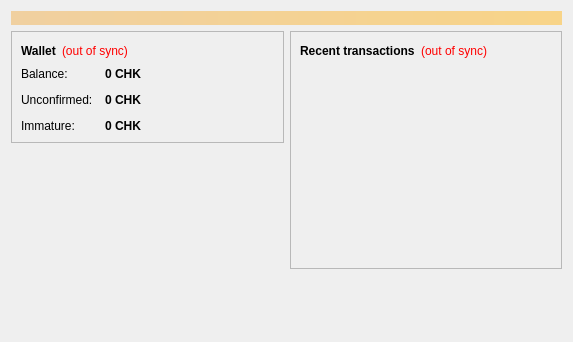
<?xml version="1.0" encoding="UTF-8"?>
<ui version="4.0">
 <class>OverviewPage</class>
 <widget class="QWidget" name="OverviewPage">
  <property name="geometry">
   <rect>
    <x>0</x>
    <y>0</y>
    <width>573</width>
    <height>342</height>
   </rect>
  </property>
  <property name="windowTitle">
   <string>Form</string>
  </property>
  <layout class="QVBoxLayout" name="topLayout">
   <item>
    <widget class="QLabel" name="labelAlerts">
     <property name="visible">
      <bool>false</bool>
     </property>
     <property name="styleSheet">
      <string notr="true">background-color: qlineargradient(x1: 0, y1: 0, x2: 1, y2: 0, stop:0 #F0D0A0, stop:1 #F8D488); color:#000000;</string>
     </property>
     <property name="wordWrap">
      <bool>true</bool>
     </property>
     <property name="margin">
      <number>3</number>
     </property>
    </widget>
   </item>
   <item>
    <layout class="QHBoxLayout" name="horizontalLayout" stretch="1,1">
     <item>
      <layout class="QVBoxLayout" name="verticalLayout_2">
       <item>
        <widget class="QFrame" name="frame">
         <property name="frameShape">
          <enum>QFrame::StyledPanel</enum>
         </property>
         <property name="frameShadow">
          <enum>QFrame::Raised</enum>
         </property>
         <layout class="QVBoxLayout" name="verticalLayout_4">
          <item>
           <layout class="QHBoxLayout" name="horizontalLayout_4">
            <item>
             <widget class="QLabel" name="label_5">
              <property name="font">
               <font>
                <weight>75</weight>
                <bold>true</bold>
               </font>
              </property>
              <property name="text">
               <string>Wallet</string>
              </property>
             </widget>
            </item>
            <item>
             <widget class="QLabel" name="labelWalletStatus">
              <property name="toolTip">
               <string>The displayed information may be out of date. Your wallet automatically synchronizes with the chalk network after a connection is established, but this process has not completed yet.</string>
              </property>
              <property name="styleSheet">
               <string notr="true">QLabel { color: red; }</string>
              </property>
              <property name="text">
               <string notr="true">(out of sync)</string>
              </property>
              <property name="alignment">
               <set>Qt::AlignLeading|Qt::AlignLeft|Qt::AlignVCenter</set>
              </property>
             </widget>
            </item>
            <item>
             <spacer name="horizontalSpacer_2">
              <property name="orientation">
               <enum>Qt::Horizontal</enum>
              </property>
              <property name="sizeHint" stdset="0">
               <size>
                <width>40</width>
                <height>20</height>
               </size>
              </property>
             </spacer>
            </item>
           </layout>
          </item>
          <item>
           <layout class="QFormLayout" name="formLayout_2">
            <property name="fieldGrowthPolicy">
             <enum>QFormLayout::AllNonFixedFieldsGrow</enum>
            </property>
            <property name="horizontalSpacing">
             <number>12</number>
            </property>
            <property name="verticalSpacing">
             <number>12</number>
            </property>
            <item row="0" column="0">
             <widget class="QLabel" name="label">
              <property name="text">
               <string>Balance:</string>
              </property>
             </widget>
            </item>
            <item row="0" column="1">
             <widget class="QLabel" name="labelBalance">
              <property name="font">
               <font>
                <weight>75</weight>
                <bold>true</bold>
               </font>
              </property>
              <property name="cursor">
               <cursorShape>IBeamCursor</cursorShape>
              </property>
              <property name="toolTip">
               <string>Your current balance</string>
              </property>
              <property name="text">
               <string notr="true">0 CHK</string>
              </property>
              <property name="textInteractionFlags">
               <set>Qt::LinksAccessibleByMouse|Qt::TextSelectableByKeyboard|Qt::TextSelectableByMouse</set>
              </property>
             </widget>
            </item>
            <item row="1" column="0">
             <widget class="QLabel" name="label_3">
              <property name="text">
               <string>Unconfirmed:</string>
              </property>
             </widget>
            </item>
            <item row="1" column="1">
             <widget class="QLabel" name="labelUnconfirmed">
              <property name="font">
               <font>
                <weight>75</weight>
                <bold>true</bold>
               </font>
              </property>
              <property name="cursor">
               <cursorShape>IBeamCursor</cursorShape>
              </property>
              <property name="toolTip">
               <string>Total of transactions that have yet to be confirmed, and do not yet count toward the current balance</string>
              </property>
              <property name="text">
               <string notr="true">0 CHK</string>
              </property>
              <property name="textInteractionFlags">
               <set>Qt::LinksAccessibleByMouse|Qt::TextSelectableByKeyboard|Qt::TextSelectableByMouse</set>
              </property>
             </widget>
            </item>
            <item row="2" column="0">
             <widget class="QLabel" name="labelImmatureText">
              <property name="text">
               <string>Immature:</string>
              </property>
             </widget>
            </item>
            <item row="2" column="1">
             <widget class="QLabel" name="labelImmature">
              <property name="font">
               <font>
                <weight>75</weight>
                <bold>true</bold>
               </font>
              </property>
              <property name="toolTip">
               <string>Mined balance that has not yet matured</string>
              </property>
              <property name="text">
               <string notr="true">0 CHK</string>
              </property>
              <property name="textInteractionFlags">
               <set>Qt::LinksAccessibleByMouse|Qt::TextSelectableByKeyboard|Qt::TextSelectableByMouse</set>
              </property>
             </widget>
            </item>
           </layout>
          </item>
         </layout>
        </widget>
       </item>
       <item>
        <spacer name="verticalSpacer">
         <property name="orientation">
          <enum>Qt::Vertical</enum>
         </property>
         <property name="sizeHint" stdset="0">
          <size>
           <width>20</width>
           <height>40</height>
          </size>
         </property>
        </spacer>
       </item>
      </layout>
     </item>
     <item>
      <layout class="QVBoxLayout" name="verticalLayout_3">
       <item>
        <widget class="QFrame" name="frame_2">
         <property name="frameShape">
          <enum>QFrame::StyledPanel</enum>
         </property>
         <property name="frameShadow">
          <enum>QFrame::Raised</enum>
         </property>
         <layout class="QVBoxLayout" name="verticalLayout">
          <item>
           <layout class="QHBoxLayout" name="horizontalLayout_2">
            <item>
             <widget class="QLabel" name="label_4">
              <property name="text">
               <string>&lt;b&gt;Recent transactions&lt;/b&gt;</string>
              </property>
             </widget>
            </item>
            <item>
             <widget class="QLabel" name="labelTransactionsStatus">
              <property name="toolTip">
               <string>The displayed information may be out of date. Your wallet automatically synchronizes with the chalk network after a connection is established, but this process has not completed yet.</string>
              </property>
              <property name="styleSheet">
               <string notr="true">QLabel { color: red; }</string>
              </property>
              <property name="text">
               <string notr="true">(out of sync)</string>
              </property>
              <property name="alignment">
               <set>Qt::AlignRight|Qt::AlignTrailing|Qt::AlignVCenter</set>
              </property>
             </widget>
            </item>
            <item>
             <spacer name="horizontalSpacer">
              <property name="orientation">
               <enum>Qt::Horizontal</enum>
              </property>
              <property name="sizeHint" stdset="0">
               <size>
                <width>40</width>
                <height>20</height>
               </size>
              </property>
             </spacer>
            </item>
           </layout>
          </item>
          <item>
           <widget class="QListView" name="listTransactions">
            <property name="styleSheet">
             <string notr="true">QListView { background: transparent; }</string>
            </property>
            <property name="frameShape">
             <enum>QFrame::NoFrame</enum>
            </property>
            <property name="verticalScrollBarPolicy">
             <enum>Qt::ScrollBarAlwaysOff</enum>
            </property>
            <property name="horizontalScrollBarPolicy">
             <enum>Qt::ScrollBarAlwaysOff</enum>
            </property>
            <property name="selectionMode">
             <enum>QAbstractItemView::NoSelection</enum>
            </property>
           </widget>
          </item>
         </layout>
        </widget>
       </item>
       <item>
        <spacer name="verticalSpacer_2">
         <property name="orientation">
          <enum>Qt::Vertical</enum>
         </property>
         <property name="sizeHint" stdset="0">
          <size>
           <width>20</width>
           <height>40</height>
          </size>
         </property>
        </spacer>
       </item>
      </layout>
     </item>
    </layout>
   </item>
  </layout>
 </widget>
 <resources/>
 <connections/>
</ui>
